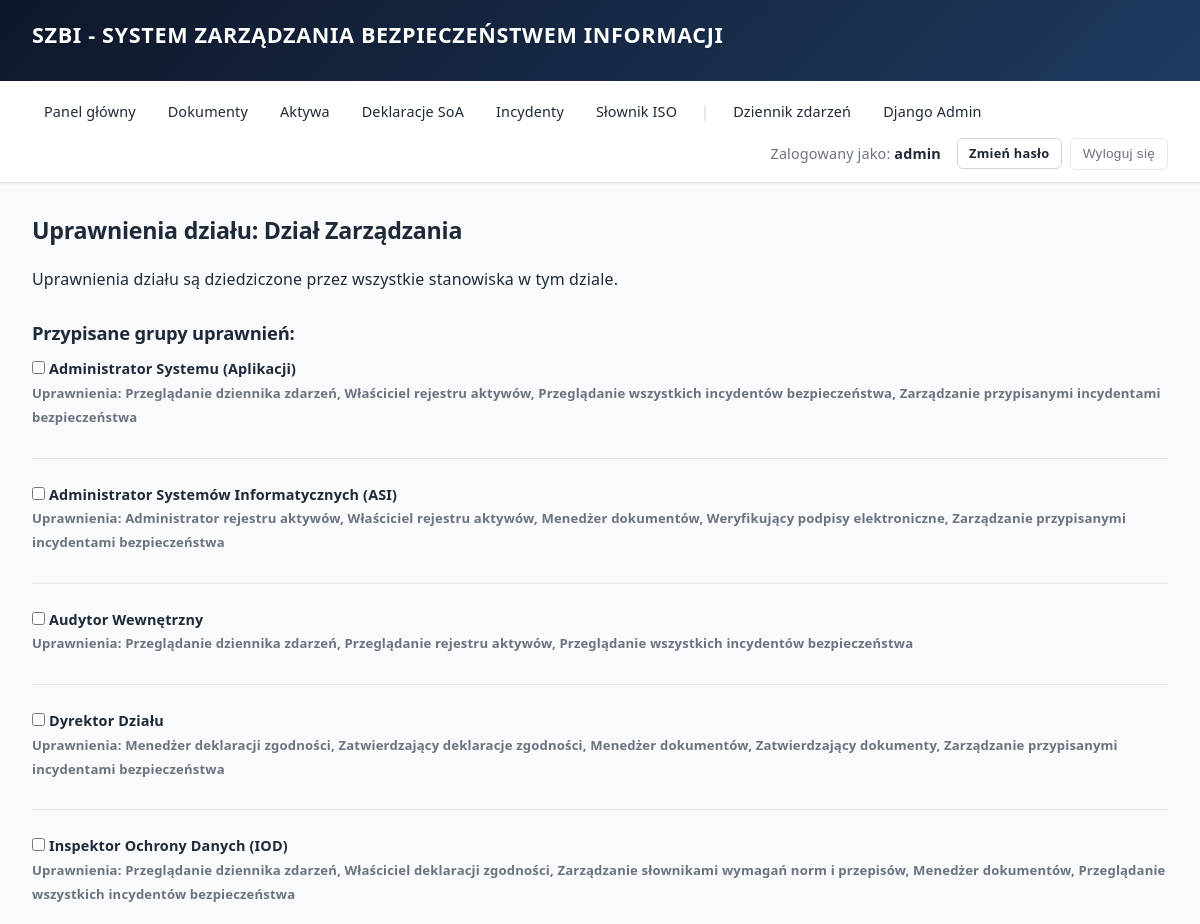
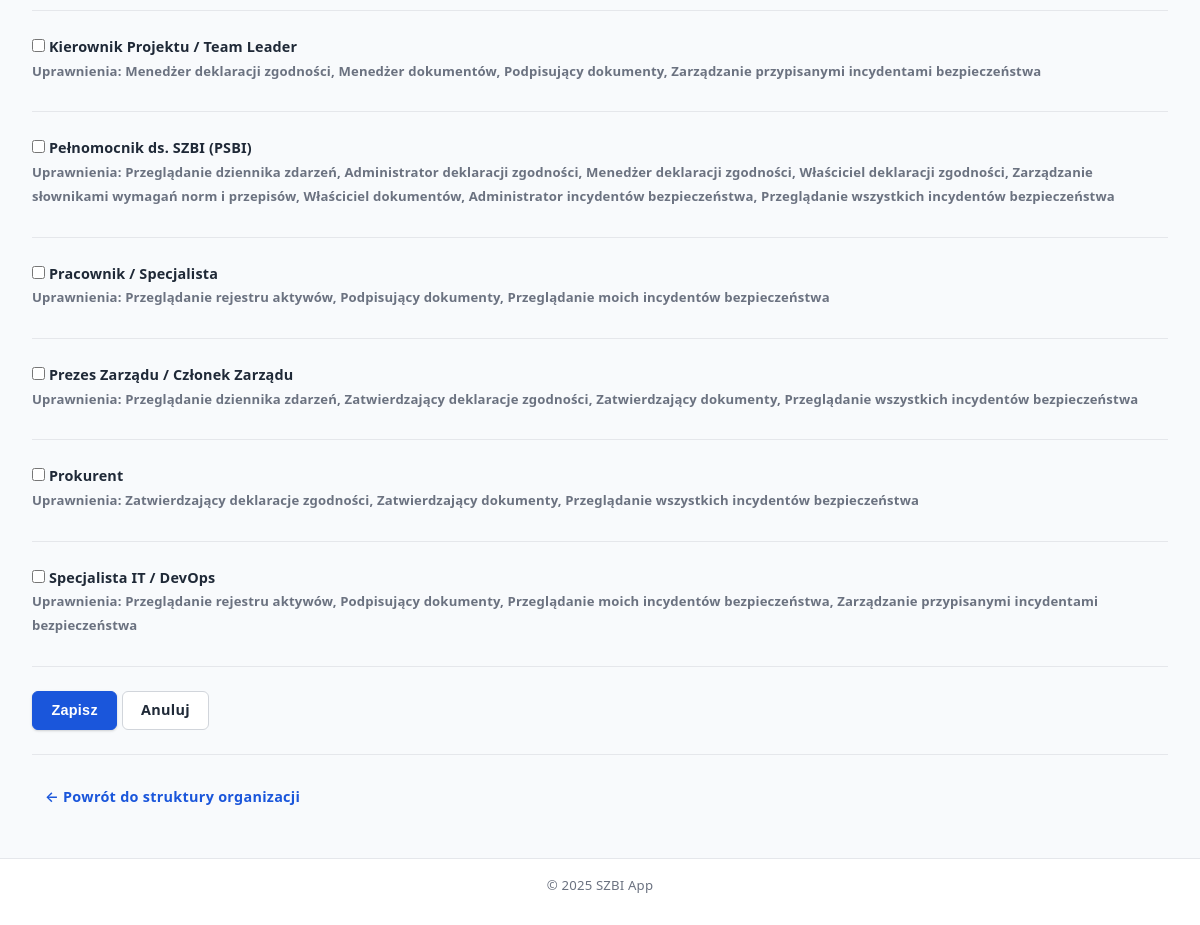
Screenshot of /dzial/4/uprawnienia/ (signed in) with the database file from the repository (2 pictures, top to bottom).
### core/models.py (models this page shows, shortened)
class Department(models.Model):
    organization = models.ForeignKey(
        Organization,
        on_delete=models.CASCADE,
        related_name='departments',
        verbose_name="Organizacja"
    )
    name = models.CharField(max_length=255, verbose_name="Nazwa działu")
    description = models.TextField(verbose_name="Opis", blank=True)
    parent = models.ForeignKey(
        'self',
        on_delete=models.CASCADE,
        null=True,
        blank=True,
        related_name='subdepartments',
        verbose_name="Dział nadrzędny"
    )
    created_at = models.DateTimeField(auto_now_add=True, verbose_name="Data utworzenia")
    updated_at = models.DateTimeField(auto_now=True, verbose_name="Data modyfikacji")
    class Meta:
        verbose_name = "Dział"
        verbose_name_plural = "Działy"
        ordering = ['organization', 'name']

class PermissionGroup(models.Model):
    name = models.CharField(max_length=255, verbose_name="Nazwa grupy")
    description = models.TextField(verbose_name="Opis", blank=True)
    permissions = models.ManyToManyField(
        Permission,
        blank=True,
        related_name='groups',
        verbose_name="Uprawnienia"
    )
    created_at = models.DateTimeField(auto_now_add=True, verbose_name="Data utworzenia")
    updated_at = models.DateTimeField(auto_now=True, verbose_name="Data modyfikacji")
    class Meta:
        verbose_name = "Grupa uprawnień"
        verbose_name_plural = "Grupy uprawnień"
        ordering = ['name']

class Permission(models.Model):
    CATEGORY_CHOICES = [
        ('audits', 'Audyty'),
        ('compliance', 'Deklaracje zgodności'),
        ('documents', 'Dokumenty'),
        ('activity_log', 'Dziennik zdarzeń'),
        ('incidents', 'Incydenty bezpieczeństwa'),
        ('configuration', 'Konfiguracja'),
        ('assets', 'Rejestr aktywów'),
        ('dictionary', 'Wymagania standardów i przepisów'),
        ('logs', 'Logi'),
        ('organization', 'Podmioty / Organizacja'),
        ('users', 'Użytkownicy'),
        ('permissions', 'Uprawnienia'),
    ]
    name = models.CharField(max_length=255, verbose_name="Nazwa uprawnienia", unique=True)
    description = models.TextField(verbose_name="Opis", blank=True)
    category = models.CharField(
        max_length=50,
        choices=CATEGORY_CHOICES,
        default='configuration',
        verbose_name="Kategoria"
    )
    is_system = models.BooleanField(
        default=True,
        verbose_name="Uprawnienie systemowe",
        help_text="Uprawnienia systemowe są predefiniowane i nie można ich usunąć"
    )
    class Meta:
        verbose_name = "Uprawnienie"
        verbose_name_plural = "Uprawnienia"
        ordering = ['category', 'name']

### core/views.py (the view, shortened to what this page needs)
# urls.py: path('dzial/<int:pk>/uprawnienia/', views.department_permissions, name='department_permissions'),
@login_required
@user_passes_test(is_admin)
def department_permissions(request, pk):
    department = get_object_or_404(Department, pk=pk)
    all_groups = PermissionGroup.objects.all()
    assigned_groups = department.permission_assignments.all()
    assigned_group_ids = [da.permission_group_id for da in assigned_groups]
    return render(request, 'core/department_permissions.html', {
        'department': department,
        'all_groups': all_groups,
        'assigned_group_ids': assigned_group_ids,
    })

### core/views.py (called while the page is built)
def is_admin(user):
    return user.is_staff or user.is_superuser

### templates/core/department_permissions.html (shortened to what this page needs)
{% extends "base.html" %}
{% block content %}
<h2>Uprawnienia działu: {{ department.name }}</h2>
<p>Uprawnienia działu są dziedziczone przez wszystkie stanowiska w tym dziale.</p>
<form method="post">
    <h3>Przypisane grupy uprawnień:</h3>
    {% if all_groups %}
    <div>
        {% for group in all_groups %}
        <div>
            <label>
                <input type="checkbox" name="permission_groups" value="{{ group.pk }}"
                    {% if group.pk in assigned_group_ids %}checked{% endif %}>
                <strong>{{ group.name }}</strong>
                <br>
                <small>Uprawnienia:
                    {% for perm in group.permissions.all %}
                        {{ perm.name }}{% if not forloop.last %}, {% endif %}
                    {% empty %}
                        brak
                    {% endfor %}
                </small>
            </label>
        </div>
        <hr>
        {% endfor %}
    </div>
    {% else %}
    <p>Brak grup uprawnień w systemie. <a href="{% url 'core:permission_group_create' %}" class="btn">Dodaj grupę uprawnień</a> najpierw.</p>
    {% endif %}
    <p>
        <button type="submit">Zapisz</button>
        <a href="{% url 'core:organization_structure' %}" class="btn btn-outline">Anuluj</a>
    </p>
</form>
<hr>
<p><a href="{% url 'core:organization_structure' %}" class="btn btn-ghost">← Powrót do struktury organizacji</a></p>
{% endblock %}

### templates/base.html (shortened to what this page needs)
{% load static %}
<!DOCTYPE html>
<html lang="pl">
<head>
    <link rel="stylesheet" href="{% static 'css/style.css' %}">
</head>
<body>
    <header>
        <h1>SZBI - System Zarządzania Bezpieczeństwem Informacji</h1>
    </header>
    <nav>
        {% if user.is_authenticated %}
            <a href="{% url 'core:dashboard' %}">Panel główny</a>
            <a href="/documents/">Dokumenty</a>
            <a href="/aktywa/">Aktywa</a>
            <a href="/deklaracje/">Deklaracje SoA</a>
            <a href="/incydenty/">Incydenty</a>
            <a href="/slownik/">Słownik ISO</a>
            {% if user.is_staff %}
                <span class="nav-separator">|</span>
                <a href="{% url 'core:activity_log_list' %}">Dziennik zdarzeń</a>
                <a href="/admin/">Django Admin</a>
            {% endif %}
            <span>Zalogowany jako: <strong>{{ user.username }}</strong></span>
            <a href="{% url 'core:password_change' %}" class="btn btn-sm btn-outline" style="margin-left: 0.5rem;">Zmień hasło</a>
            <form method="post" action="{% url 'logout' %}">
                <button type="submit">Wyloguj się</button>
            </form>
        {% else %}
            <a href="{% url 'login' %}">Zaloguj się</a>
        {% endif %}
    </nav>
    <main>
        {% block content %}
        {% endblock %}
    </main>
    <footer>
        <p>&copy; 2025 SZBI App</p>
    </footer>
</body>
</html>

### static/css/style.css (style rules this page uses)
*, *::before, *::after { box-sizing: border-box; margin: 0; padding: 0; }
:root { --color-primary: #1a56db; --color-primary-dark: #1e40af; --color-primary-light: #dbeafe; --color-danger: #dc2626; --color-danger-bg: #fef2f2; --color-danger-border: #fecaca; --color-warning: #d97706; --color-warning-bg: #fffbeb; --color-warning-border: #fde68a; --color-success: #16a34a; --color-success-bg: #f0fdf4; --color-success-border: #bbf7d0; --color-info: #0891b2; --color-info-bg: #ecfeff; --color-info-border: #a5f3fc; --color-muted: #6b7280; --color-text: #1f2937; --color-text-light: #6b7280; --color-bg: #f8fafc; --color-white: #ffffff; --color-border: #e5e7eb; --color-border-dark: #d1d5db; --shadow-sm: 0 1px 2px rgba(0,0,0,0.05); --shadow-md: 0 4px 6px -1px rgba(0,0,0,0.1), 0 2px 4px -2px rgba(0,0,0,0.1); --shadow-btn: 0 1px 3px rgba(0,0,0,0.12), 0 1px 2px rgba(0,0,0,0.06); --shadow-btn-hover: 0 4px 8px rgba(0,0,0,0.12), 0 2px 4px rgba(0,0,0,0.08); --radius-sm: 6px; --radius-md: 8px; --radius-lg: 12px; }
html { font-size: 16px; -webkit-font-smoothing: antialiased; -moz-osx-font-smoothing: grayscale; }
body { font-family: 'Segoe UI', -apple-system, BlinkMacSystemFont, Roboto, 'Helvetica Neue', Arial, sans-serif; color: var(--color-text); background: var(--color-bg); line-height: 1.65; min-height: 100vh; display: flex; flex-direction: column; letter-spacing: 0.01em; }
a { color: var(--color-primary); text-decoration: none; }
p { margin-bottom: 0.75rem; line-height: 1.65; }
strong { font-weight: 600; color: var(--color-text); }
header { background: linear-gradient(135deg, #0f172a 0%, #1e3a5f 100%); color: var(--color-white); padding: 1.25rem 2rem; box-shadow: var(--shadow-md); }
header h1 { font-size: 1.35rem; font-weight: 700; letter-spacing: 0.03em; color: #ffffff; text-transform: uppercase; text-shadow: 0 1px 2px rgba(0,0,0,0.2); }
nav { background: var(--color-white); border-bottom: 1px solid var(--color-border); padding: 0.75rem 2rem; display: flex; align-items: center; gap: 0.5rem; flex-wrap: wrap; box-shadow: var(--shadow-sm); }
nav a { color: var(--color-text); padding: 0.4rem 0.75rem; border-radius: var(--radius-sm); font-size: 0.9rem; font-weight: 500; }
nav span { font-size: 0.9rem; color: var(--color-text-light); margin-left: auto; }
nav form { display: inline; }
nav .nav-separator { color: var(--color-border-dark); margin: 0 0.25rem; }
nav button { background: none; border: 1px solid var(--color-border); padding: 0.35rem 0.75rem; border-radius: var(--radius-sm); cursor: pointer; font-size: 0.85rem; color: var(--color-text-light); box-shadow: none; font-weight: 500; }
main { max-width: 1280px; width: 100%; margin: 0 auto; padding: 2rem; flex: 1; }
h1, h2, h3, h4, h5, h6 { color: var(--color-text); font-weight: 600; line-height: 1.35; margin-bottom: 0.75rem; letter-spacing: -0.01em; }
h1 { font-size: 1.75rem; }
h2 { font-size: 1.45rem; margin-bottom: 1.25rem; }
h3 { font-size: 1.15rem; margin-top: 1.75rem; margin-bottom: 0.75rem; color: #1f2937; }
button, .btn { display: inline-flex; align-items: center; justify-content: center; gap: 0.4rem; padding: 0.55rem 1.15rem; font-size: 0.9rem; font-weight: 600; border-radius: var(--radius-sm); border: 1px solid var(--color-primary); background: var(--color-primary); color: var(--color-white); cursor: pointer; line-height: 1.4; letter-spacing: 0.02em; box-shadow: var(--shadow-btn); white-space: nowrap; }
.btn-outline { background: var(--color-white); color: var(--color-text); border-color: var(--color-border-dark); box-shadow: none; }
.btn-ghost { background: transparent; color: var(--color-primary); border-color: transparent; box-shadow: none; padding: 0.4rem 0.75rem; }
.btn-sm { padding: 0.35rem 0.7rem; font-size: 0.8rem; }
label { font-weight: 600; font-size: 0.9rem; display: inline-block; margin-bottom: 0.3rem; color: #374151; }
small { color: var(--color-text-light); font-size: 0.82rem; line-height: 1.5; }
a.btn { text-decoration: none; }
footer { background: var(--color-white); border-top: 1px solid var(--color-border); padding: 1rem 2rem; text-align: center; color: var(--color-text-light); font-size: 0.825rem; margin-top: auto; }
hr { border: none; border-top: 1px solid var(--color-border); margin: 1.5rem 0; }

### rows the page displays
Department: name "Dział Zarządzania"
PermissionGroup: name "Administrator Systemu (Aplikacji)"
Permission: name "Przeglądanie dziennika zdarzeń"
Permission: name "Właściciel rejestru aktywów"
Permission: name "Przeglądanie wszystkich incydentów bezpieczeństwa"
Permission: name "Zarządzanie przypisanymi incydentami bezpieczeństwa"
PermissionGroup: name "Administrator Systemów Informatycznych (ASI)"
Permission: name "Administrator rejestru aktywów"
Permission: name "Menedżer dokumentów"
Permission: name "Weryfikujący podpisy elektroniczne"
PermissionGroup: name "Audytor Wewnętrzny"
Permission: name "Przeglądanie rejestru aktywów"
PermissionGroup: name "Dyrektor Działu"
Permission: name "Menedżer deklaracji zgodności"
Permission: name "Zatwierdzający deklaracje zgodności"
Permission: name "Zatwierdzający dokumenty"
PermissionGroup: name "Inspektor Ochrony Danych (IOD)"
Permission: name "Właściciel deklaracji zgodności"
Permission: name "Zarządzanie słownikami wymagań norm i przepisów"
PermissionGroup: name "Kierownik Projektu / Team Leader"
Permission: name "Podpisujący dokumenty"
PermissionGroup: name "Pełnomocnik ds. SZBI (PSBI)"
Permission: name "Administrator deklaracji zgodności"
Permission: name "Właściciel dokumentów"
Permission: name "Administrator incydentów bezpieczeństwa"
PermissionGroup: name "Pracownik / Specjalista"
Permission: name "Przeglądanie moich incydentów bezpieczeństwa"
PermissionGroup: name "Prezes Zarządu / Członek Zarządu"
PermissionGroup: name "Prokurent"
PermissionGroup: name "Specjalista IT / DevOps"

### other values shown
{{ user.username }} "admin"
